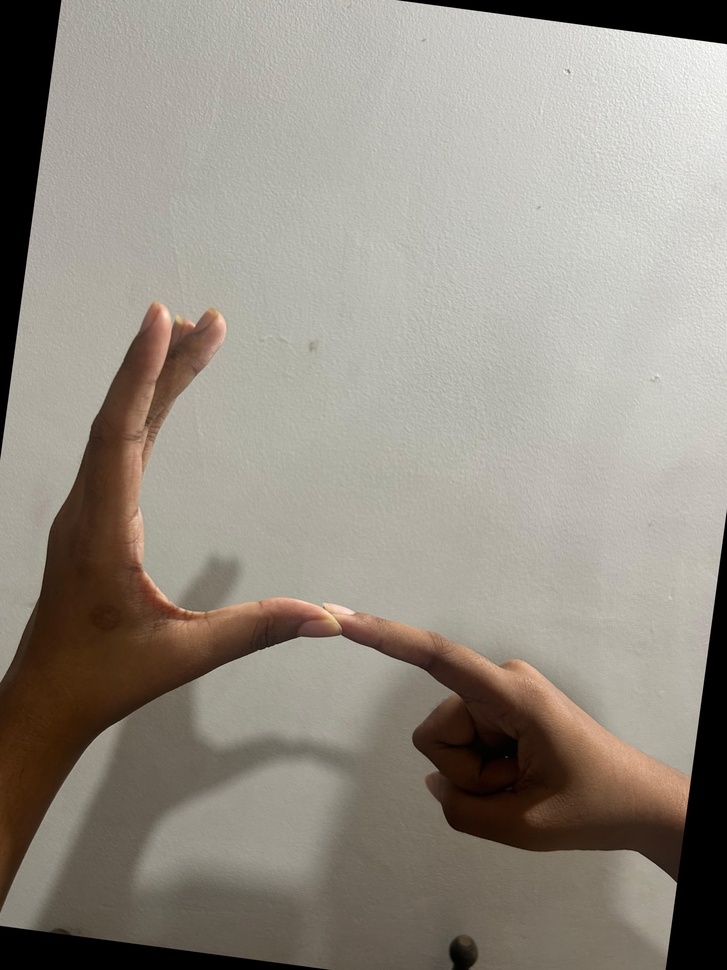
#> input picture data/SLS_Dataset/A/A_02.jpg, 727 x 970 px, shrunk from 3024 x 4032 before the run
$ python -i extract_memberwise_landmarks.py   (imports and definitions only)
#> lines starting #> are read from the running program, lines starting #| are printed output that depends on the picture
"""
SignVisionAI - Member-wise 2-Hand Landmark Extraction

Extracts up to two hands from each SLS dataset image.

Feature order:
    Left hand  = 63 features
    Right hand = 63 features

Total:
    126 landmark features

Missing hands are zero-padded.

The member ID is inferred from the image number:
    01-20 -> Member_1
    21-40 -> Member_2
    41-60 -> Member_3
    61-80 -> Member_4
"""

import csv
import re
from pathlib import Path

import cv2
import mediapipe as mp

from mediapipe.tasks import python
from mediapipe.tasks.python import vision


# ============================================================
# Paths
# ============================================================

DATASET_DIR = Path("data/SLS_Dataset")
MODEL_PATH = Path("notebooks/hand_landmarker.task")

OUTPUT_CSV = Path("data/sls_hand_landmarks_memberwise.csv")
FAILED_CSV = Path("results/memberwise_failed_images.csv")

# [2 lines not run here, left out]


# ============================================================
# Feature definitions
# ============================================================

def make_hand_feature_columns(prefix):
#> called with prefix = 'left'
    columns = []

    for i in range(21):
        columns.extend([
            f"{prefix}_lm{i}_x",
            f"{prefix}_lm{i}_y",
            f"{prefix}_lm{i}_z",
        ])

    return columns


LEFT_FEATURE_COLUMNS = make_hand_feature_columns("left")
RIGHT_FEATURE_COLUMNS = make_hand_feature_columns("right")
#> further down, picture is the input picture: shape (970, 727, 3); mean B, G, R 131.9, 141.7, 148.4

FEATURE_COLUMNS = (
    LEFT_FEATURE_COLUMNS
    + RIGHT_FEATURE_COLUMNS
)

OUTPUT_COLUMNS = [
    "image_name",
    "member_id",
    "label",
] + FEATURE_COLUMNS


# ============================================================
# Member mapping
# ============================================================

# [34 lines left out: function get_member_id, not called in this run]


# ============================================================
# Feature helpers
# ============================================================

def enhance_contrast_for_detection(image_bgr):
    """Create a contrast-enhanced copy without modifying the source image."""
    lab = cv2.cvtColor(image_bgr, cv2.COLOR_BGR2LAB)
#> lab: shape (970, 727, 3); mean of channels 0, 1, 2 148.8, 129.2, 134.4
    l_channel, a_channel, b_channel = cv2.split(lab)
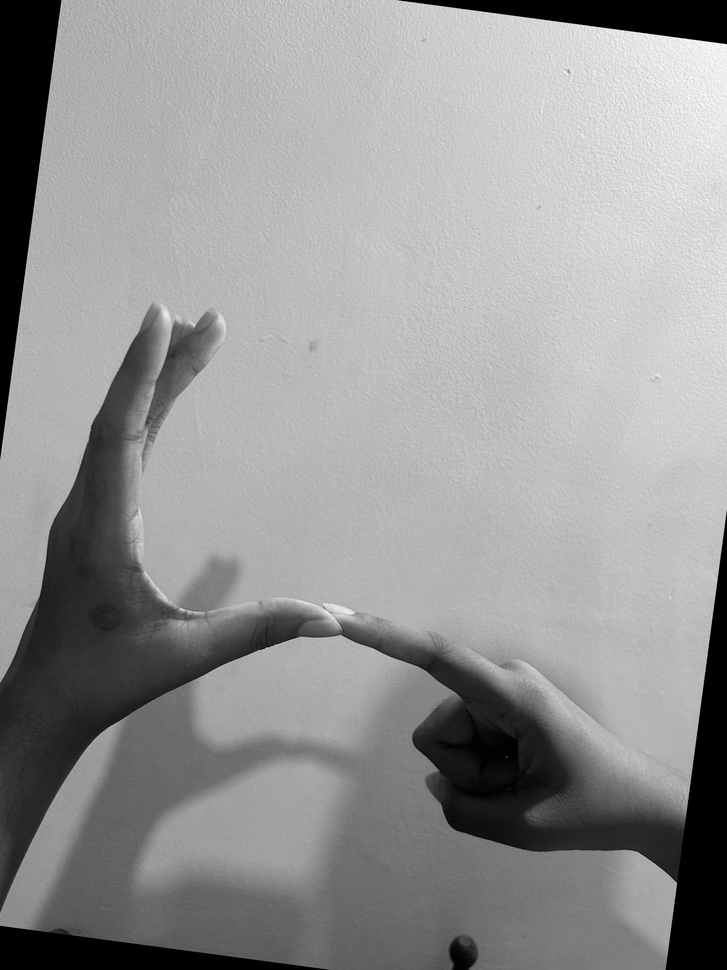
#> l_channel: shape (970, 727); min 0, max 255, mean 148.8
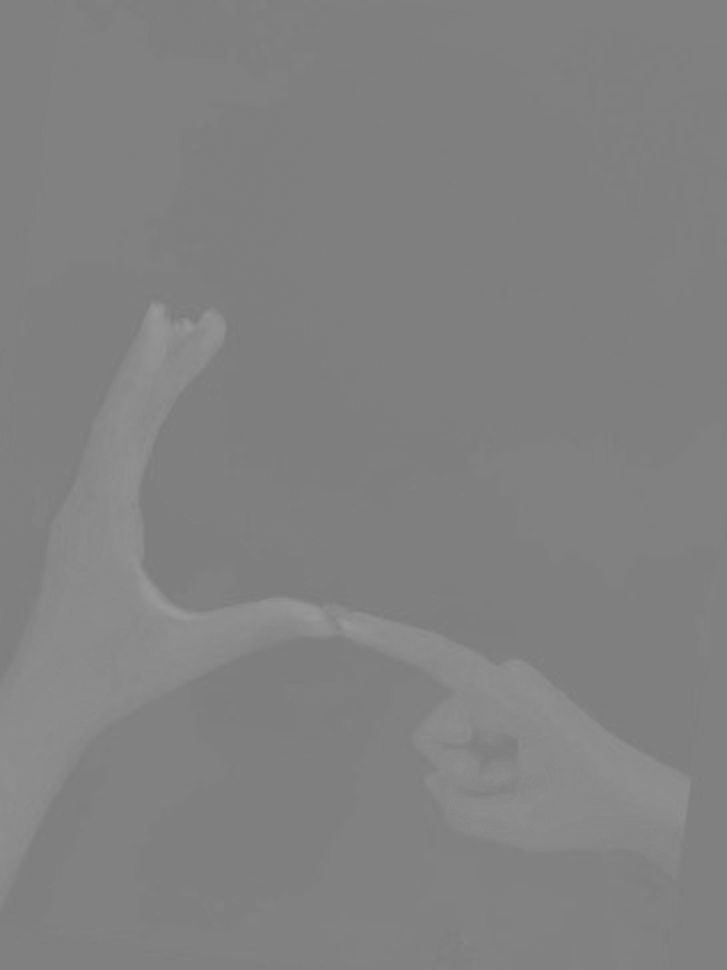
#> a_channel: shape (970, 727); min 123, max 154, mean 129.2

    clahe = cv2.createCLAHE(
        clipLimit=2.0,
        tileGridSize=(8, 8)
    )

    enhanced_l = clahe.apply(l_channel)
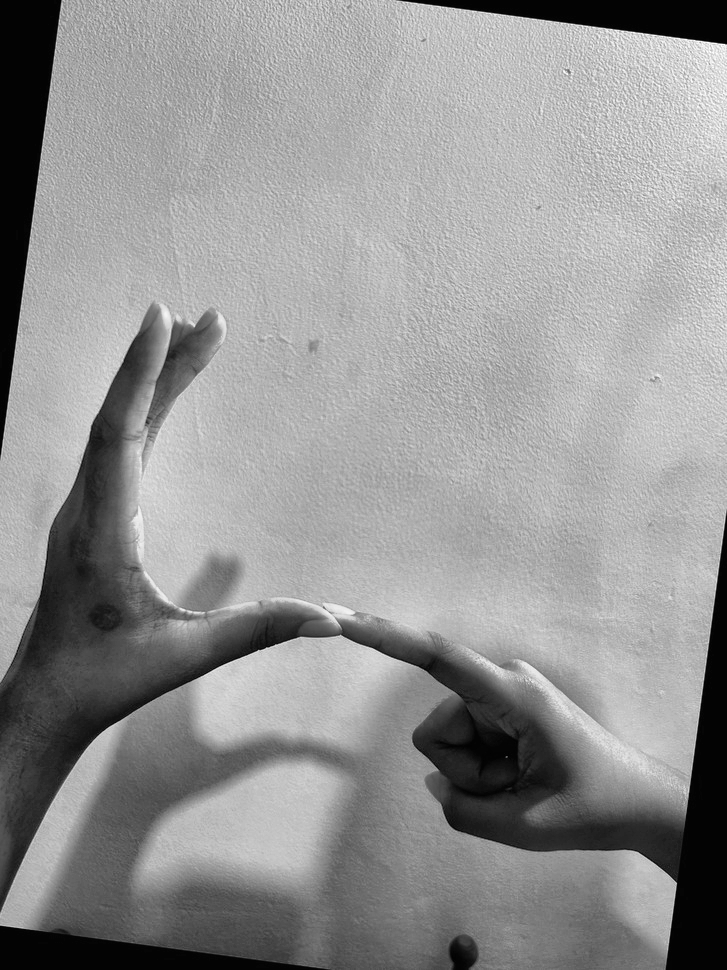
#> enhanced_l: shape (970, 727); min 1, max 255, mean 147.5
    enhanced_lab = cv2.merge(
        (enhanced_l, a_channel, b_channel)
    )
#> enhanced_lab: shape (970, 727, 3); mean of channels 0, 1, 2 147.5, 129.2, 134.4

    return cv2.cvtColor(enhanced_lab, cv2.COLOR_LAB2BGR)
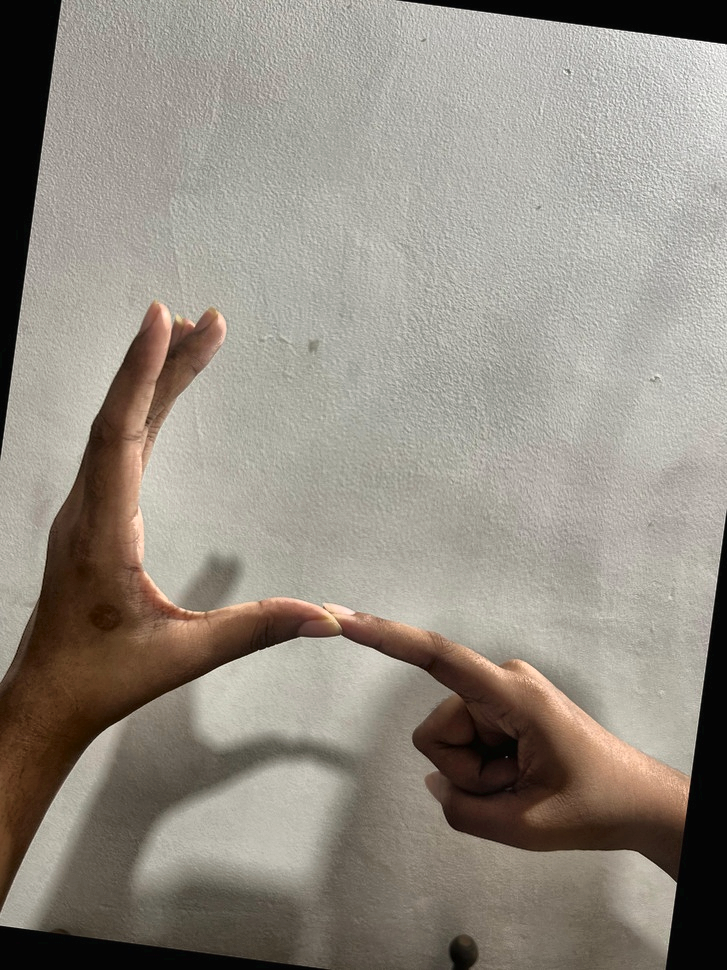
#> returned value: shape (970, 727, 3); mean B, G, R 130.5, 140.3, 147.1


# [85 lines left out: functions landmarks_to_features, zero_hand_features, get_ordered_hand_features, not called in this run]


# ============================================================
# Collect images
# ============================================================

image_files = []

# [47 lines not run here, left out]


# ============================================================
# MediaPipe setup
# ============================================================

# [3 lines that did not run here, left out]

# [8 lines that did not run here, left out]

# [4 lines that did not run here, left out]


# ============================================================
# Statistics
# ============================================================

successful = 0
failed = 0

one_hand = 0
two_hands = 0
zero_hands = 0

member_counts = {
    "Member_1": 0,
    "Member_2": 0,
    "Member_3": 0,
    "Member_4": 0,
}


# ============================================================
# Fresh output files
# ============================================================

# [301 lines not run here, left out]

>>> import cv2
>>> picture = cv2.imread('../data/SLS_Dataset/A/A_02.jpg')
>>> result = enhance_contrast_for_detection(picture)

$ run again, on data/SLS_Dataset/B/B_05.jpg
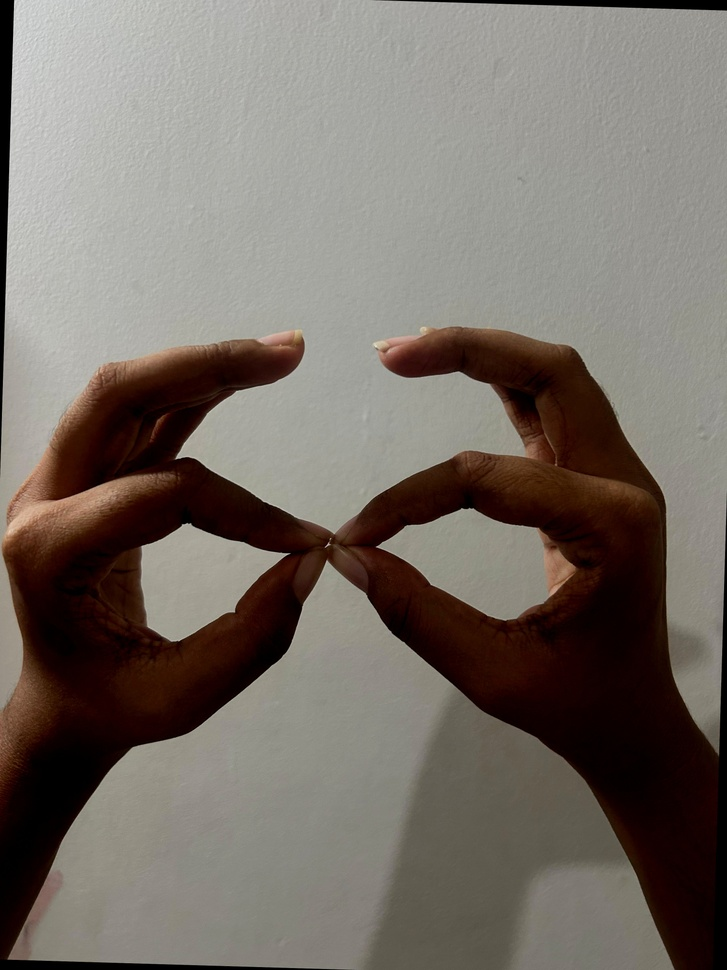
#> input picture data/SLS_Dataset/B/B_05.jpg, 727 x 970 px, shrunk from 3024 x 4032 before the run
#> picture is the input picture: shape (970, 727, 3); mean B, G, R 103.5, 110.9, 118.9
#> lab: shape (970, 727, 3); mean of channels 0, 1, 2 118.1, 130.1, 133.2
#> in enhance_contrast_for_detection, `l_channel, a_channel, b_channel = cv2.split(lab)`:
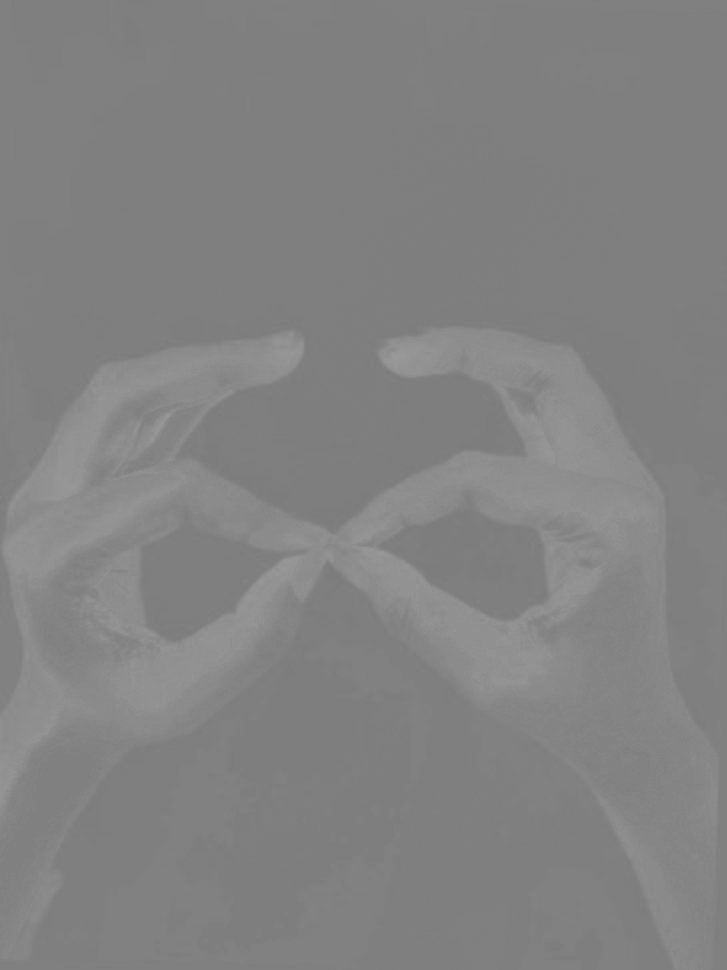
#> a_channel: shape (970, 727); min 123, max 154, mean 130.1
#> enhanced_lab: shape (970, 727, 3); mean of channels 0, 1, 2 124.8, 130.1, 133.2
#> in enhance_contrast_for_detection, `return cv2.cvtColor(enhanced_lab, cv2.COLOR_LAB2BGR)`:
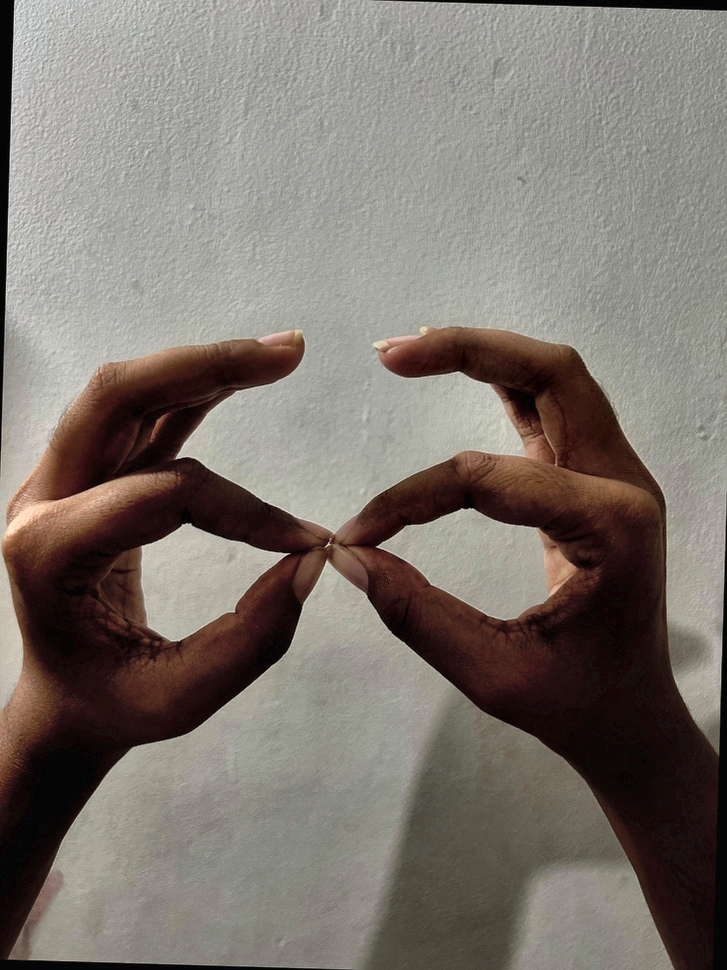
#> returned value: shape (970, 727, 3); mean B, G, R 110.7, 117.8, 125.5

$ run again, on data/SLS_Dataset/C/C_01.jpg
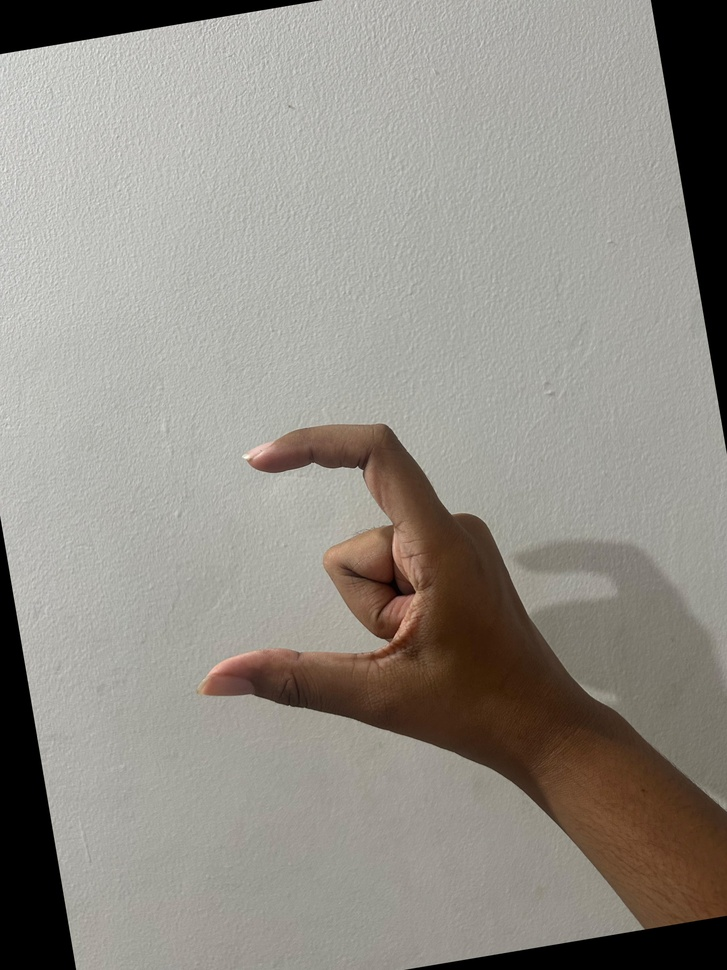
#> input picture data/SLS_Dataset/C/C_01.jpg, 727 x 970 px, shrunk from 3024 x 4032 before the run
#> picture is the input picture: shape (970, 727, 3); mean B, G, R 135.6, 143, 147.2
#> lab: shape (970, 727, 3); mean of channels 0, 1, 2 150.2, 128.6, 132.7
#> in enhance_contrast_for_detection, `enhanced_l = clahe.apply(l_channel)`:
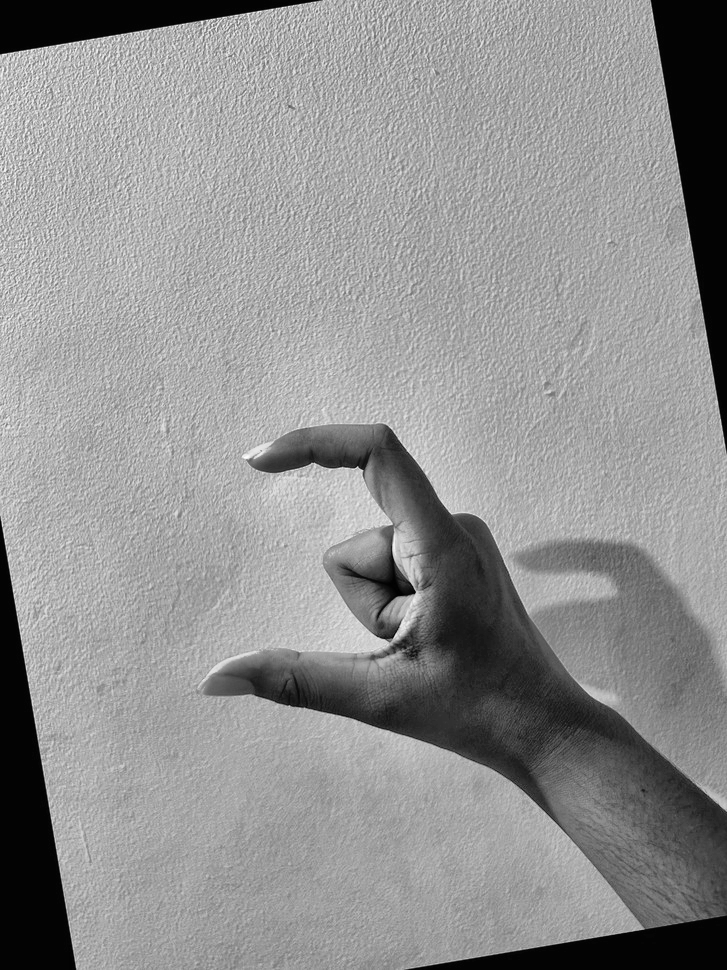
#> enhanced_l: shape (970, 727); min 0, max 254, mean 145.3
#> enhanced_lab: shape (970, 727, 3); mean of channels 0, 1, 2 145.3, 128.6, 132.7
#> in enhance_contrast_for_detection, `return cv2.cvtColor(enhanced_lab, cv2.COLOR_LAB2BGR)`:
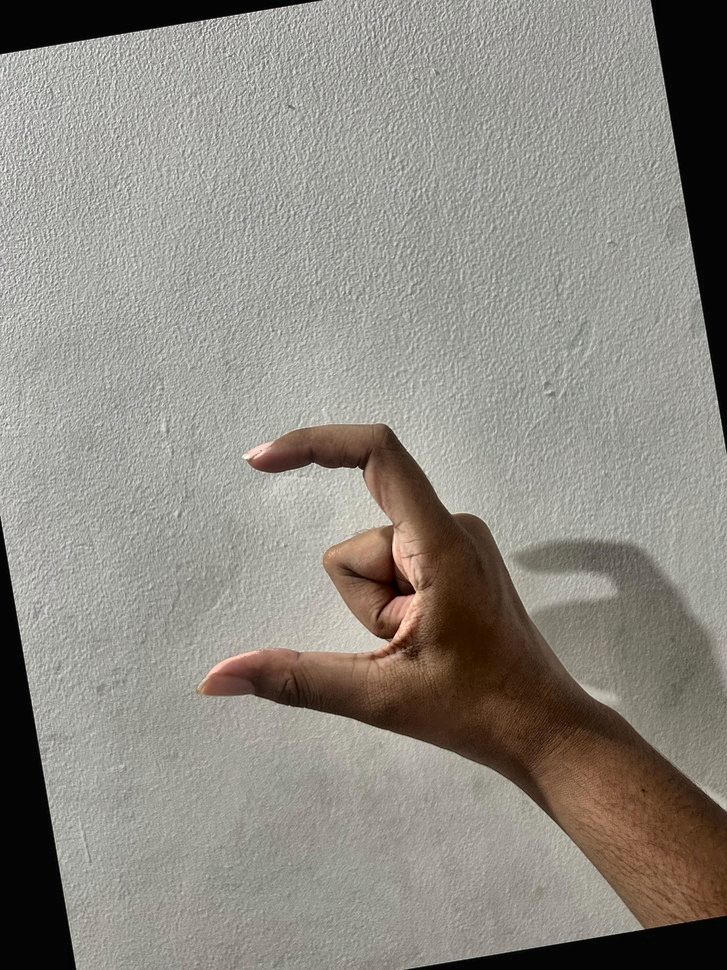
#> returned value: shape (970, 727, 3); mean B, G, R 130.7, 138, 142.4
